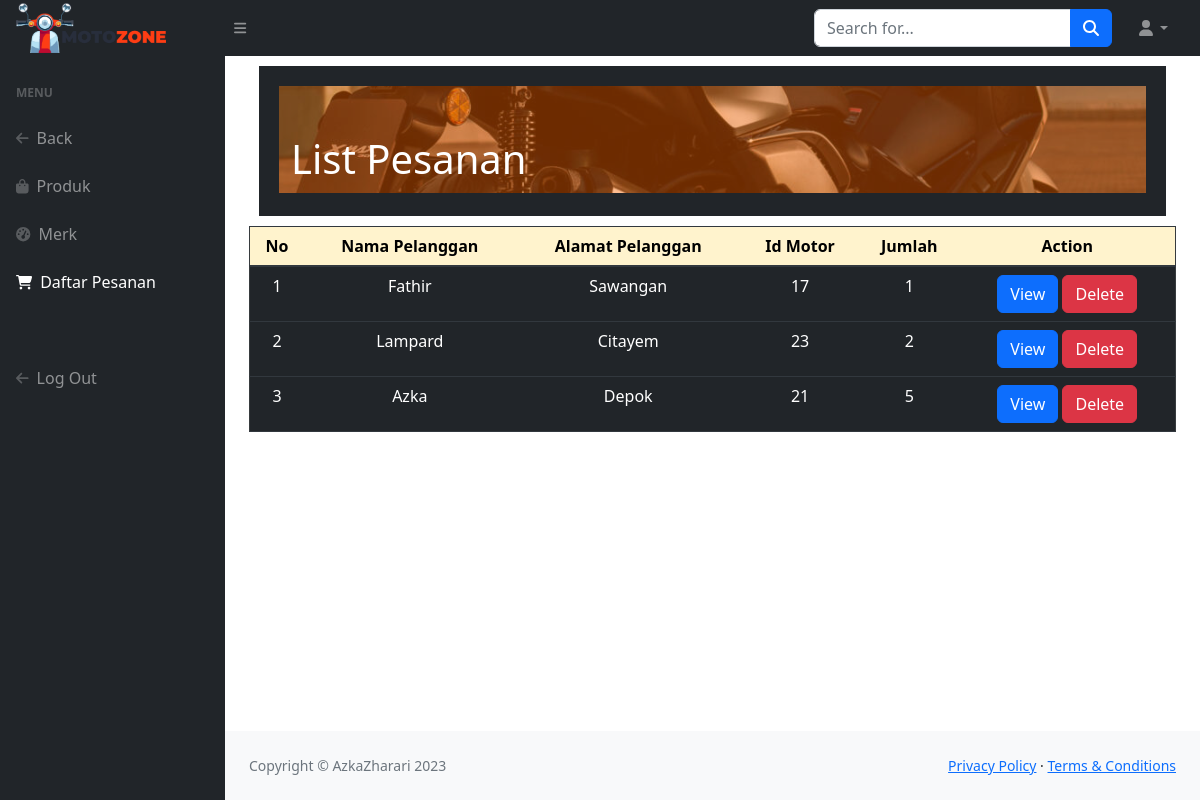
The page /halaman-admin/list-pesanan.php on the database its author committed.
### tables this page shows
CREATE TABLE `pesanan` (
  `id` int(11) NOT NULL,
  `nama_pelanggan` varchar(191) NOT NULL,
  `alamat_pelanggan` text NOT NULL,
  `motor_id` int(45) NOT NULL,
  `quantity` int(11) NOT NULL
);

### halaman-admin/list-pesanan.php (the view, shortened to what this page needs)
<?php
    require_once 'dbkoneksi.php';
?>
<?php
    $sql = "SELECT * FROM pesanan";
    $rs = $dbh->query($sql);
    $data = $rs->fetchAll();
?>
<!DOCTYPE html>
<html lang="en">
    <head>
        <link href="https://cdn.jsdelivr.net/npm/simple-datatables@7.1.2/dist/style.min.css" rel="stylesheet" />
        <link href="css/styles.css" rel="stylesheet" />
    </head>
    <body class="sb-nav-fixed">
        <nav class="sb-topnav navbar navbar-expand navbar-dark bg-dark">
            <a class="navbar-brand ps-3" href="../home.php"><img src="../img/logo/3.png" alt="" style="width:150px;"></a>
            <button class="btn btn-link btn-sm order-1 order-lg-0 me-4 me-lg-0" id="sidebarToggle" href="#!"><i class="fas fa-bars"></i></button>
            <form class="d-none d-md-inline-block form-inline ms-auto me-0 me-md-3 my-2 my-md-0">
                <div class="input-group">
                    <input class="form-control" type="text" placeholder="Search for..." aria-label="Search for..." aria-describedby="btnNavbarSearch" />
                    <button class="btn btn-primary" id="btnNavbarSearch" type="button"><i class="fas fa-search"></i></button>
                </div>
            </form>
            <ul class="navbar-nav ms-auto ms-md-0 me-3 me-lg-4">
                <li class="nav-item dropdown">
                    <a class="nav-link dropdown-toggle" id="navbarDropdown" href="#" role="button" data-bs-toggle="dropdown" aria-expanded="false"><i class="fas fa-user fa-fw"></i></a>
                </li>
            </ul>
        </nav>
        <div id="layoutSidenav">
            <div id="layoutSidenav_nav">
                <nav class="sb-sidenav accordion sb-sidenav-dark" id="sidenavAccordion">
                    <div class="sb-sidenav-menu">
                        <div class="nav">
                            <div class="sb-sidenav-menu-heading">Menu</div>
                            <a class="nav-link" href="dashboard.html">
                                <div class="sb-nav-link-icon"><i class="fas fa-arrow-left"></i></div>
                                Back
                            </a>
                            <a class="nav-link" href="list-produk.php">
                                <div class="sb-nav-link-icon"><i class="fas fa-shopping-bag"></i></div>
                                Produk
                            </a>
                            <a class="nav-link" href="list-merk.php">
                                <div class="sb-nav-link-icon"><i class="fas fa-tachometer-alt"></i></div>
                               Merk
                            </a>
                            <a class="nav-link active" href="list-pesanan.php">
                                <div class="sb-nav-link-icon"><i class="fas fa-shopping-cart"></i></div>
                                Daftar Pesanan
                            </a><br><br>
                            <a class="nav-link" href="../home.php" onclick="showLoginAlert()">
                                <div class="sb-nav-link-icon"><i class="fa fa-arrow-left"></i></div>
                                Log Out
                            </a>
                        </div>
                    </div>
                </nav>
            </div>
            <div id="layoutSidenav_content">
                <main>
                <div class="container-fluid px-4">
                    <div class="jumbotron jumbotron-fluid" style="background-color: rgb(33,37,41); height: 150px; padding: 20px; margin: 10px;">
                        <div class="container" style="background: url(../img/banner/banner3.png); padding-bottom: 2px;  padding-top: 25px;">
                            <h1 class="mt-4 text-white">List Pesanan</h1>
                        </div>
                </div>
                <table class="table table-dark text-center" width="100%" border="1" cellspacing="2" cellpadding="2">
                    <thead>
                        <tr class="table-warning">
                            <th>No</th>
                            <th>Nama Pelanggan</th>
                            <th>Alamat Pelanggan</th>
                            <th>Id Motor</th>
                            <th>Jumlah</th>
                            <th>Action</th>
                        </tr>
                    </thead>
                    <tbody>
                        <?php
                        $nomor = 1;
                        foreach ($data as $row)
                        { ?>
                            <tr>
                                <td><?=$nomor?></td>
                                <td><?=$row['nama_pelanggan']?></td>
                                <td><?=$row['alamat_pelanggan']?></td>
                                <td><?=$row['motor_id']?></td>
                                <td><?=$row['quantity']?></td>
                                <td class=>
                                    <a class="btn btn-primary" href="view-pesanan.php?id=<?=$row['id']?>">View</a>
                                    <a class="btn btn-danger" href="delete-pesanan.php?iddel=<?=$row['id']?>"
                                    onclick="if(!confirm('Anda Yakin Hapus Data Produk <?=$row['nama_pelanggan']?>?')) {return false}"
                                    >Delete</a>
                                </td>
                            </tr>
                        <?php
                        $nomor++;
                        }
                        ?>
                    </tbody>
                </table>
                    </div>
                </main>
                <footer class="py-4 bg-light mt-auto">
                    <div class="container-fluid px-4">
                        <div class="d-flex align-items-center justify-content-between small">
                            <div class="text-muted">Copyright &copy; AzkaZharari 2023</div>
                            <div>
                                <a href="#">Privacy Policy</a>
                                &middot;
                                <a href="#">Terms &amp; Conditions</a>
                            </div>
                        </div>
                    </div>
                </footer>
            </div>
        </div>
    </body>
</html>

### rows shown on the page
pesanan: nama_pelanggan "Fathir", alamat_pelanggan "Sawangan", motor "17", quantity "1"
pesanan: nama_pelanggan "Lampard", alamat_pelanggan "Citayem", motor "23", quantity "2"
pesanan: nama_pelanggan "Azka", alamat_pelanggan "Depok", motor "21", quantity "5"
